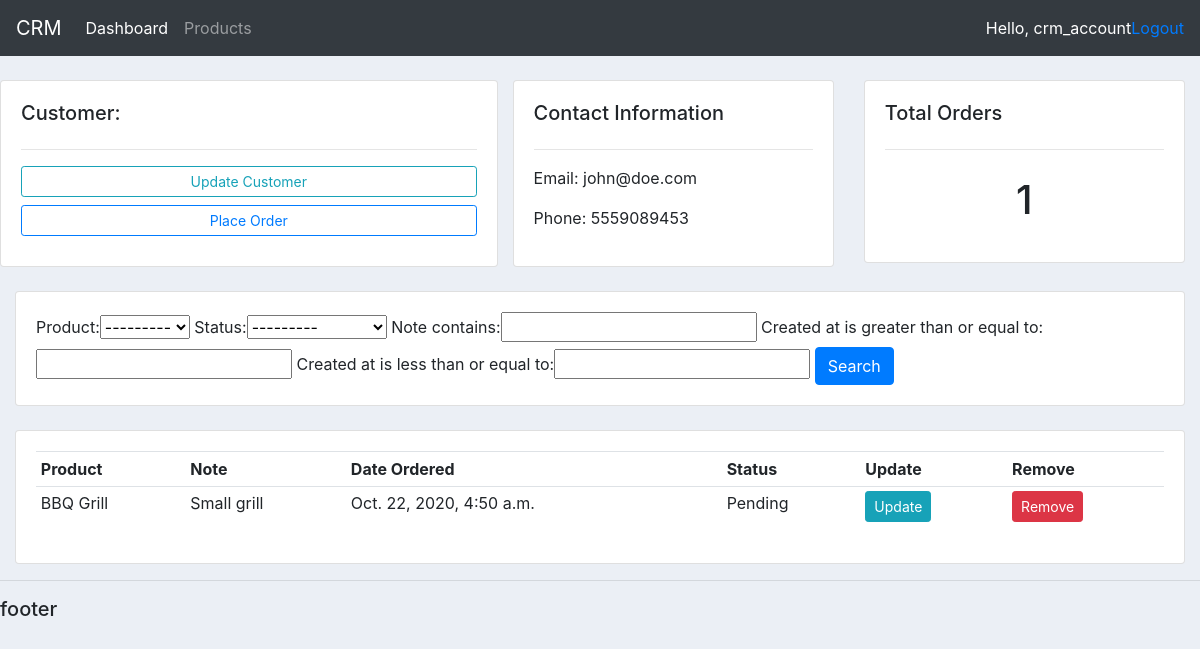
The page /customer/2/ (signed in) on the database its author committed.
### accounts/models.py (models this page shows, shortened)
class Customer(models.Model):
    name=models.CharField(max_length=255, null=True)
    phone = models.CharField(max_length=255, null=True)
    email = models.CharField(max_length=255, null=True)
    created_at = models.DateTimeField(auto_now_add=True)
    updated_at = models.DateTimeField(auto_now=True)

class Order(models.Model):
    STATUS = (
        ('Pending', 'Pending'),
        ('Out for delivery', 'Out for delivery'),
        ('Delivered', 'Delivered'),
    )
    customer = models.ForeignKey(Customer, on_delete=models.CASCADE, null=True)
    product = models.ForeignKey(Product, on_delete=models.CASCADE, null=True)
    created_at = models.DateTimeField(auto_now_add=True)
    status = models.CharField(max_length=255, null=True, choices=STATUS)
    note = models.CharField(max_length=500, null=True)

class Product(models.Model):
    CATEGORY = (
        ('Indoor', 'Indoor'),
        ('Outdoor', 'Outdoor'),
    )
    name = models.CharField(max_length=255, null=True)
    price = models.FloatField(null=True)
    category = models.CharField(max_length=255, null=True, choices=CATEGORY)
    description = models.TextField(null=True)
    created_at = models.DateTimeField(auto_now_add=True)
    updated_at  = models.DateTimeField(auto_now=True)
    tags = models.ManyToManyField(Tag)
    def __str__(self):
        return self.name

### accounts/views.py (the view)
# urls.py: path('customer/<int:pk>/', views.customer, name='customer'),
@login_required(login_url='login')
def customer(request, pk):
    customer = Customer.objects.get(id=pk)
    orders = customer.order_set.all()
    num_orders = orders.count()
    myFilter = OrderFilter(request.GET, queryset=orders)
    order = myFilter.qs
    context = {
        'customer': customer,
        'orders' : orders,
        'num_orders' : num_orders,
        'myFilter' :myFilter,
    }
    return render(request, 'customer.html', context)

### accounts/templates/customer.html
{% extends 'main.html' %}
{% block content%}
<br>
<div class="row">
    <div class="card card-body">
        <h5>Customer:</h5>
        <hr>
        <a class="btn btn-outline-info btn-sm btn-block" href="">Update Customer</a>
        <a class="btn btn-outline-primary btn-sm btn-block" href="{% url 'create' customer.id %}">Place Order</a>
    </div>
    <div class="col-md">
        <div class="card card-body">
            <h5>Contact Information</h5>
            <hr>
            <p>Email: {{customer.email}}</p>
            <p>Phone: {{customer.phone}}</p>
        </div>
    </div>
    <div class="col-md">
        <div class="card card-body">
            <h5>Total Orders</h5>
            <hr>
            <h1 id="order-title">{{num_orders}}</h1>
        </div>
    </div>
</div>
<br>
<div class="row">
    <div class="col">
        <div class="card card-body">
            <form method="get">
                {{myFilter.form}}
                <button class="btn btn-primary" type="submit">Search</button>
            </form>
        </div>
    </div>
</div>
<br>
<div class="row">
    <div class="col-md">
        <div class="card card-body">
            <table class="table table-sm">
                <tr>
                    <th>Product</th>
                    <th>Note</th>
                    <th>Date Ordered</th>
                    <th>Status</th>
                    <th>Update</th>
                    <th>Remove</th>
                </tr>
                {% for order in orders %}
                <tr>
                    <td>{{order.product}}</td>
                    <td>{{order.note}}</td>
                    <td>{{order.created_at}}</td>
                    <td>{{order.status}}</td>
                    <td><a class="btn btn-sm btn-info"href="{% url 'update' order.id %}">Update</a></td>
                    <td><a class="btn btn-sm btn-danger" href="{% url 'delete' order.id%}">Remove</a></td>
                </tr>
                {% endfor %}
            </table>
        </div>
    </div>
</div>
{% endblock%}

### accounts/templates/navbar.html (shortened to what this page needs)
{% block content%}
<nav class="navbar navbar-expand-lg navbar-dark bg-dark text-white">
    <a class="navbar-brand" href="">CRM</a>
    <div class="collapse navbar-collapse" id="navbarNav">
      <ul class="navbar-nav">
        <li class="nav-item active">
          <a class="nav-link" href="{% url 'home' %}">Dashboard <span class="sr-only">(current)</span></a>
        </li>
        <li class="nav-item">
          <a class="nav-link" href="{% url 'product' %}">Products</a>
        </li>
      </ul>
    </div>
    <span>Hello, {{request.user}}</span>
    <span><a href="{% url 'logout' %}">Logout</a></span>
  </nav>
{%endblock%}

### accounts/static/css/style.css (style rules this page uses)
body { background-color: #ebeff5; }
#order-title { text-align: center; padding: 10px; }

### rows shown on the page
Customer: email "john@doe.com", phone "5559089453"
Order: product "BBQ Grill", note "Small grill", created_at "Oct. 22, 2020, 4:50 a.m.", status "Pending"

### other values the page prints
{{ request.user }} "crm_account"
{{ num_orders }} "1"
